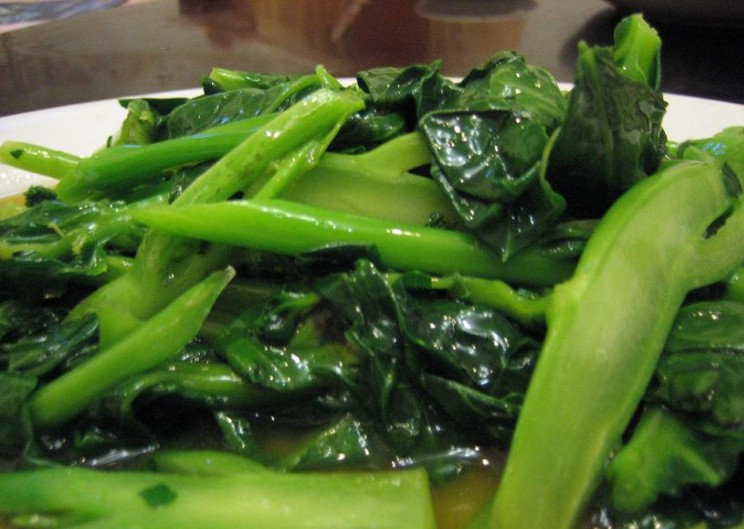
#> input picture data/broc/107.jpg, 744 x 529 px; its folder holds only this picture in this run
$ python resize.py
#> lines starting #> are read from the running program, lines starting #| are printed output that depends on the picture
import glob
from PIL import Image
import os
import sys
import numpy as np
import pickle
from PIL import ImageFile
import random
ImageFile.LOAD_TRUNCATED_IMAGES = True

label_map = {'/toufu': 1, '/rib': 2, '/fish': 3, '/tm_eggs': 4, '/broc': 5, '/duck': 6}
food = glob.glob('./*')
tr_dataset = []
tr_labels = []
v_dataset = []
v_labels = []
te_dataset = []
te_labels = []

for f in food:
	tokens = f.split('.')
	if tokens[-1] == 'py':
		continue
	images = glob.glob('.' + tokens[1] + '/*')
	label = label_map[tokens[1]]
	counter = 0
	partition_2 = int(len(images) * 0.9)
	partition_1 = int(len(images) * 0.1)
	random.shuffle(images)
	for image in images:
		i = Image.open(image)
#> i is the input picture: PIL image 744x529 RGB; mean R, G, B 77.5, 100.1, 44.5
		newI = i.resize((224, 224))
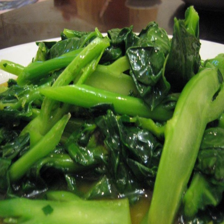
#> newI: PIL image 224x224 RGB; mean R, G, B 77.5, 100.1, 44.5
		try:
			data = np.asarray(newI, dtype = 'uint8')
		except SystemError:
			data = np.asarray(newI.getdata(), dtype = 'uint8')
		if data.shape != (224, 224, 3):
			print (image)
		if counter < partition_1:
			v_dataset.append(data)
			v_labels.append(label)
		elif counter < partition_2:
			tr_dataset.append(data)
			tr_labels.append(label)
		else:
			te_dataset.append(data)
			te_labels.append(label)
		counter += 1
#> pass 2 of the loop `for f in food:`:
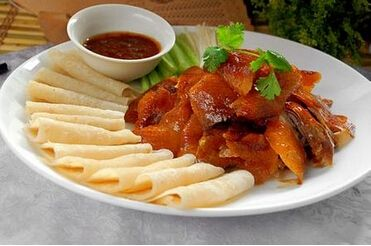
#> input picture data/duck/1.jpg, 371 x 246 px
#> i is the input picture: PIL image 371x246 RGB; mean R, G, B 160.1, 132.8, 103.7
#> `newI = i.resize((224, 224))`:
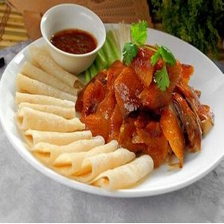
#> newI: PIL image 224x224 RGB; mean R, G, B 160.1, 132.8, 103.7

tr_dataset = np.asarray(tr_dataset)
tr_labels = np.asarray(tr_labels)
te_dataset = np.asarray(te_dataset)
te_labels = np.asarray(te_labels)
v_dataset = np.asarray(v_dataset)
v_labels = np.asarray(v_labels)

f = open('tr_dataset.pickle', 'wb')
pickle.dump(tr_dataset, f)
f.close()
f = open('tr_labels.pickle', 'wb')
pickle.dump(tr_labels, f)
f.close()
f = open('te_dataset.pickle', 'wb')
pickle.dump(te_dataset, f)
f.close()
f = open('te_labels.pickle', 'wb')
pickle.dump(te_labels, f)
f.close()
f = open('v_dataset.pickle', 'wb')
pickle.dump(v_dataset, f)
f.close()
f = open('v_labels.pickle', 'wb')
pickle.dump(v_labels, f)
f.close()

print (v_labels)


# [21 lines of commented-out code are left out]
